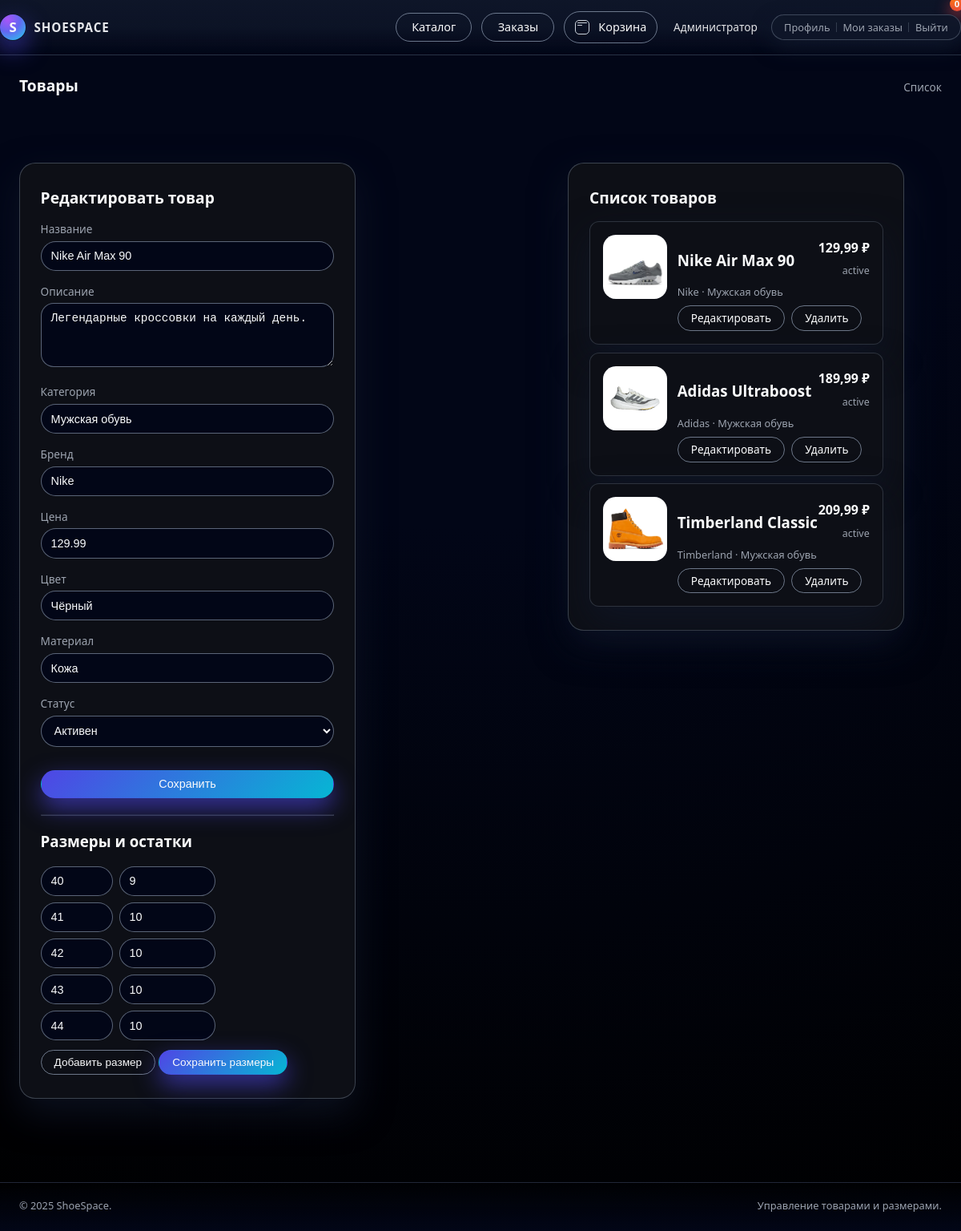
/admin/products.php?id=1 (signed in), run on the app's committed database.
### tables this page shows
CREATE TABLE users (
            id INTEGER PRIMARY KEY AUTOINCREMENT,
            email TEXT UNIQUE NOT NULL,
            password TEXT NOT NULL,
            name TEXT NOT NULL,
            phone TEXT,
            role TEXT CHECK(role IN ('admin','manager','user')) DEFAULT 'user',
            created_at DATETIME DEFAULT CURRENT_TIMESTAMP,
            updated_at DATETIME DEFAULT CURRENT_TIMESTAMP,
            is_blocked INTEGER DEFAULT 0
        );

CREATE TABLE products (
            id INTEGER PRIMARY KEY AUTOINCREMENT,
            name TEXT NOT NULL,
            description TEXT,
            category TEXT,
            brand TEXT,
            price REAL NOT NULL,
            color TEXT,
            material TEXT,
            status TEXT CHECK(status IN ('active','hidden')) DEFAULT 'active',
            created_at DATETIME DEFAULT CURRENT_TIMESTAMP,
            updated_at DATETIME DEFAULT CURRENT_TIMESTAMP
        );

CREATE TABLE product_sizes (
            id INTEGER PRIMARY KEY AUTOINCREMENT,
            product_id INTEGER NOT NULL,
            size REAL NOT NULL,
            quantity INTEGER DEFAULT 0,
            FOREIGN KEY (product_id) REFERENCES products(id) ON DELETE CASCADE
        );

### includes/auth.php (called while the page is built, shortened)
<?php
class Auth {
    private Database $db;
    public function __construct(Database $db)
    {
        $this->db = $db;
    }
    public function user(): ?array
    {
        $stmt = $this->db->query("SELECT * FROM users WHERE id = ?", [$_SESSION['user_id']]);
        $user = $stmt->fetch();
        return $user;
    }
}

### includes/database.php (called while the page is built, shortened)
<?php
class Database {
    private PDO $pdo;
    public function __construct()
    {
        $dsn = 'sqlite:' . DB_PATH;
        $this->pdo = new PDO($dsn);
        $this->pdo->setAttribute(PDO::ATTR_ERRMODE, PDO::ERRMODE_EXCEPTION);
        $this->pdo->setAttribute(PDO::ATTR_DEFAULT_FETCH_MODE, PDO::FETCH_ASSOC);
    }
    public function query(string $sql, array $params = []): PDOStatement
    {
        $stmt = $this->pdo->prepare($sql);
        $stmt->execute($params);
        return $stmt;
    }
}

### includes/functions.php (called while the page is built, shortened)
<?php
function h(string $value): string {
    return htmlspecialchars($value, ENT_QUOTES | ENT_SUBSTITUTE, 'UTF-8');
}

### admin/products.php (the view, shortened to what this page needs)
<?php
require_once __DIR__ . '/../includes/init.php';
$auth->requireRole(['admin','manager']);
$id     = (int)($_GET['id'] ?? 0);
$product = [
    'name'        => '',
    'description' => '',
    'category'    => '',
    'brand'       => '',
    'price'       => '',
    'color'       => '',
    'material'    => '',
    'status'      => 'active',
];
if ($id > 0) {
    $product = $db->query("SELECT * FROM products WHERE id = ?", [$id])->fetch() ?: $product;
}
$sizes = [];
if ($id > 0) {
    $sizes = $db->query("SELECT * FROM product_sizes WHERE product_id = ? ORDER BY size", [$id])->fetchAll();
}
$products = $db->query("
    SELECT p.*,
           (SELECT image_url FROM product_images WHERE product_id = p.id AND is_main = 1 LIMIT 1) AS main_image
    FROM products p
    ORDER BY p.created_at DESC
")->fetchAll();
include __DIR__ . '/../navbar.php';
?>
<section class="section">
    <div class="container section-header">
        <h2>Товары</h2>
        <a href="products.php" class="link-muted">Список</a>
    </div>
</section>
<section class="section">
    <div class="container" style="display:grid; grid-template-columns:minmax(0,1.4fr) minmax(0,1fr); gap:2rem;">
        <div>
            <div class="form-card" style="margin:0;">
                <h2><?= $id ? 'Редактировать товар' : 'Новый товар' ?></h2>
                <form method="post">
                    <div class="form-group">
                        <label>Название</label>
                        <input class="form-control" name="name" value="<?= h($product['name']) ?>" required>
                    </div>
                    <div class="form-group">
                        <label>Описание</label>
                        <textarea class="form-control" name="description" style="border-radius:16px; min-height:80px;"><?= h($product['description']) ?></textarea>
                    </div>
                    <div class="form-group">
                        <label>Категория</label>
                        <input class="form-control" name="category" value="<?= h($product['category']) ?>">
                    </div>
                    <div class="form-group">
                        <label>Бренд</label>
                        <input class="form-control" name="brand" value="<?= h($product['brand']) ?>">
                    </div>
                    <div class="form-group">
                        <label>Цена</label>
                        <input class="form-control" type="number" step="0.01" min="0" name="price"
                               value="<?= h($product['price']) ?>">
                    </div>
                    <div class="form-group">
                        <label>Цвет</label>
                        <input class="form-control" name="color" value="<?= h($product['color']) ?>">
                    </div>
                    <div class="form-group">
                        <label>Материал</label>
                        <input class="form-control" name="material" value="<?= h($product['material']) ?>">
                    </div>
                    <div class="form-group">
                        <label>Статус</label>
                        <select class="form-control" name="status">
                            <option value="active" <?= $product['status'] === 'active' ? 'selected' : '' ?>>Активен</option>
                        </select>
                    </div>
                    <button type="submit" class="btn btn-primary" style="width:100%; margin-top:0.8rem;">
                        Сохранить
                    </button>
                </form>
                <?php if ($id): ?>
                    <hr style="border-color:rgba(148,163,184,0.3); margin:1.2rem 0;">
                    <h3>Размеры и остатки</h3>
                    <form method="post">
                        <div id="sizes-container" style="display:flex; flex-direction:column; gap:0.5rem;">
                            <?php if ($sizes): ?>
                                <?php foreach ($sizes as $row): ?>
                                    <div style="display:flex; gap:0.5rem;">
                                        <input type="number" step="0.5" min="0" name="sizes[][size]"
                                               class="form-control" style="max-width:90px;"
                                               value="<?= h($row['size']) ?>" placeholder="Размер">
                                        <input type="number" min="0" name="sizes[][quantity]"
                                               class="form-control" style="max-width:120px;"
                                               value="<?= h($row['quantity']) ?>" placeholder="Кол-во">
                                    </div>
                                <?php endforeach; ?>
                            <?php endif; ?>
                        </div>
                        <button type="button" class="btn btn-outline btn-sm" style="margin-top:0.7rem;"
                                onclick="addSizeRow()">Добавить размер</button>
                        <button type="submit" class="btn btn-primary btn-sm" style="margin-top:0.7rem;">
                            Сохранить размеры
                        </button>
                    </form>
                <?php endif; ?>
            </div>
        </div>
        <div>
            <div class="form-card" style="margin:0;">
                <h2>Список товаров</h2>
                <?php if (!$products): ?>
                    <p class="form-help">Товаров пока нет.</p>
                <?php else: ?>
                    <div style="display:flex; flex-direction:column; gap:0.6rem;">
                        <?php foreach ($products as $p): ?>
                            <article class="product-card">
                                <div style="display:flex; gap:0.8rem;">
                                    <div class="product-image-wrap" style="max-width:80px; height:80px;">
                                        <img src="<?= BASE_URL ?>/assets/images/<?= h($p['main_image'] ?: 'no-image.png') ?>"
                                             alt="<?= h($p['name']) ?>" style="height:100%; object-fit:cover;">
                                    </div>
                                    <div style="flex:1;">
                                        <div style="display:flex; justify-content:space-between; align-items:flex-start;">
                                            <div>
                                                <h3><?= h($p['name']) ?></h3>
                                                <p class="product-meta">
                                                    <?= h($p['brand']) ?> · <?= h($p['category']) ?>
                                                </p>
                                            </div>
                                            <div style="text-align:right;">
                                                <div class="product-price">
                                                    <?= number_format($p['price'], 2, ',', ' ') ?> ₽
                                                </div>
                                                <div class="form-help">
                                                    <?= h($p['status']) ?>
                                                </div>
                                            </div>
                                        </div>
                                        <div style="margin-top:0.5rem; display:flex; gap:0.5rem;">
                                            <a href="products.php?id=<?= (int)$p['id'] ?>" class="btn btn-sm btn-outline">
                                                Редактировать
                                            </a>
                                            <a href="products.php?action=delete&id=<?= (int)$p['id'] ?>"
                                               class="btn btn-sm btn-outline"
                                               onclick="return confirm('Удалить товар?');">
                                                Удалить
                                            </a>
                                        </div>
                                    </div>
                                </div>
                            </article>
                        <?php endforeach; ?>
                    </div>
                <?php endif; ?>
            </div>
        </div>
    </div>
</section>
</main>
<footer class="site-footer">
    <div class="container footer-inner">
        <span>&copy; <?= date('Y') ?> ShoeSpace.</span>
        <span>Управление товарами и размерами.</span>
    </div>
</footer>
</body>
</html>

### navbar.php (shortened to what this page needs)
<?php
require_once __DIR__ . '/includes/init.php';
$user = $auth->user();
?>
<!DOCTYPE html>
<html lang="ru">
<head>
    <link rel="stylesheet" href="<?= BASE_URL ?>/assets/style.css">
</head>
<body>
<header class="site-header">
    <div class="container header-inner">
        <a href="<?= BASE_URL ?>/index.php" class="logo">
            <span class="logo-mark">S</span>
            <span class="logo-text">ShoeSpace</span>
        </a>
        <div class="header-actions">
            <a href="<?= BASE_URL ?>/catalog.php" class="btn btn-outline">
                Каталог
            </a>
            <a href="<?= BASE_URL ?>/orders.php" class="btn btn-outline">
                Заказы
            </a>
            <a href="<?= BASE_URL ?>/cart.php" class="btn btn-outline" style="padding-left:0.8rem; padding-right:0.8rem;">
                <span class="icon-cart" style="margin-right:0.4rem;"></span>
                <span>Корзина</span>
                <span class="cart-count" id="cart-count"><?= getCartCount(); ?></span>
            </a>
            <?php if ($user): ?>
                <div class="user-menu">
                    <span class="user-name"><?= h($user['name']) ?></span>
                    <div class="user-menu-dropdown">
                        <a href="<?= BASE_URL ?>/profile.php">Профиль</a>
                        <a href="<?= BASE_URL ?>/orders.php">Мои заказы</a>
                        <a href="<?= BASE_URL ?>/login.php?logout=1">Выйти</a>
                    </div>
                </div>
            <?php endif; ?>
        </div>
    </div>
</header>
<main class="site-main">

### data on the page
users: name "Администратор"
products: name "Nike Air Max 90", description "Легендарные кроссовки на каждый день.", category "Мужская обувь", brand "Nike", price "129.99", color "Чёрный", material "Кожа", status "Активен", shows a picture, price "129,99", status "active"
product_sizes: size "40", quantity "9"
product_sizes: size "41", quantity "10"
product_sizes: size "42", quantity "10"
product_sizes: size "43", quantity "10"
product_sizes: size "44", quantity "10"
products: shows a picture, name "Adidas Ultraboost", brand "Adidas", category "Мужская обувь", price "189,99", status "active"
products: shows a picture, name "Timberland Classic", brand "Timberland", category "Мужская обувь", price "209,99", status "active"
